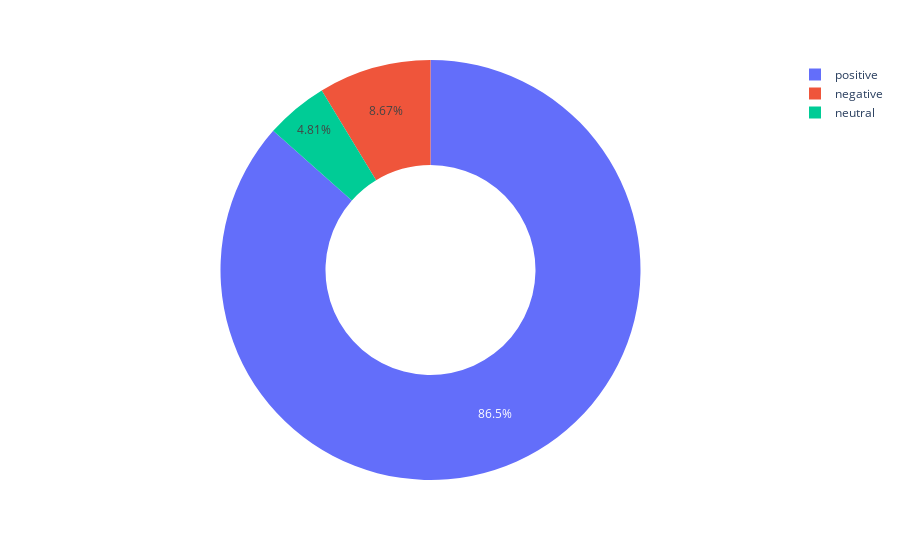

The code cell stored with this chart in its notebook:
### Code cell
ratings = df["sentiment"].value_counts()
numbers = ratings.index
quantity = ratings.values

import plotly.express as px
figure = px.pie(df, 
             values=quantity, 
             names=numbers,hole = 0.5)
figure.show()

### Figure 1 — Plotly figure (JSON) as saved in the notebook; plotly's stock layout.template omitted (floating-point values rounded to 4 significant figures)
{"data": [{"domain": {"x": [0, 1], "y": [0, 1]}, "hole": 0.5, "hovertemplate": "label=%{label}<br>value=%{value}<extra></extra>", "labels": ["positive", "negative", "neutral"], "legendgroup": "", "name": "", "showlegend": true, "type": "pie", "values": [1188, 119, 66]}], "layout": {"legend": {"tracegroupgap": 0}, "margin": {"t": 60}}}
